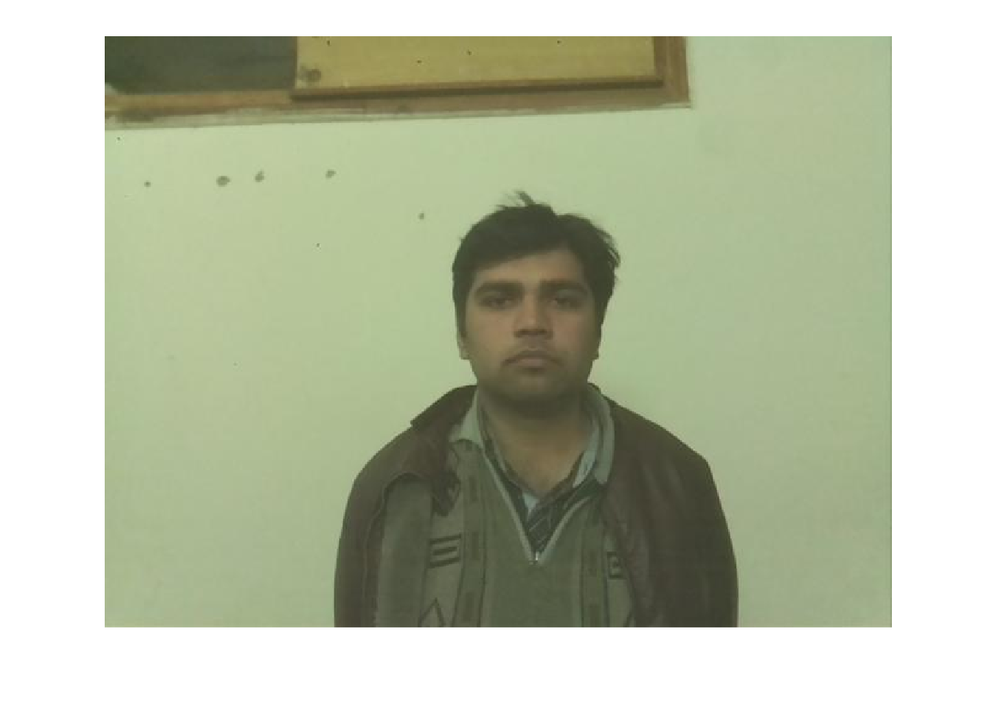
%> input picture rasp_h0g_svm/Input_1.png, 999 x 707 px, shrunk from 1269 x 898 before the run
$ octave --eval "result = Pre_pro(imread('Input_1.png'));"   (GNU Octave 9; MATLAB toolbox functions it lacks are replaced by stand-ins)
%> lines starting %> are read from the running program, lines starting %| are printed output that depends on the picture
function [biggest]=Pre_pro(BW)
subplot(231)
imshow(BW);
title('input image');
BW2 = imfill(BW);
%> BW2 is the input picture: size 707x999x3 uint8; mean R, G, B 184.6, 191.2, 167.2
subplot(232)
imshow(BW2);
title('Holes filling');
holes = BW2 & ~BW;
%> holes: size 707x999x3 logical; every value is 0
subplot(233)
imshow(holes)
title('Hole pixels identified')
bigholes = bwareaopen(holes, 200);
subplot(234)
imshow(bigholes)
title('Only the big holes')
CC = bwconncomp(BW2);
%> CC = 1 connected component
    numOfPixels = cellfun(@numel,CC.PixelIdxList);
%> numOfPixels = 2118879
       [unused,indexOfMax] = max(numOfPixels);
%> unused = 2118879; indexOfMax = 1
           biggest = zeros(size(BW2));
                biggest(CC.PixelIdxList{indexOfMax}) = 1;
%> biggest: size 707x999x3 double; every value is 1
%> `result = Pre_pro(imread('Input_1.png'));`:
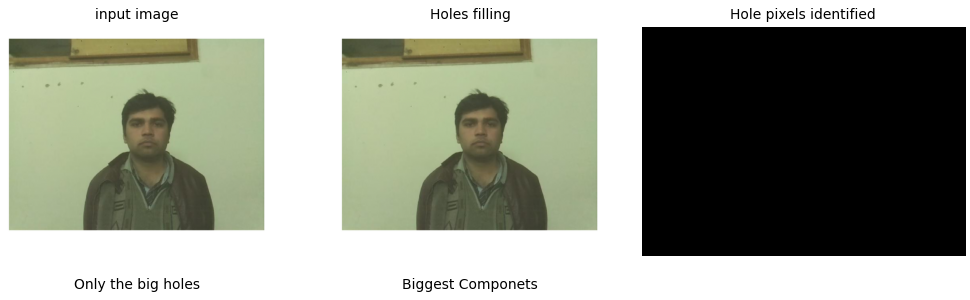
%> figure redrawn from the program's plot data, 5 panels
                subplot(235)
                imshow(biggest);
                title('Biggest Componets')
                end
